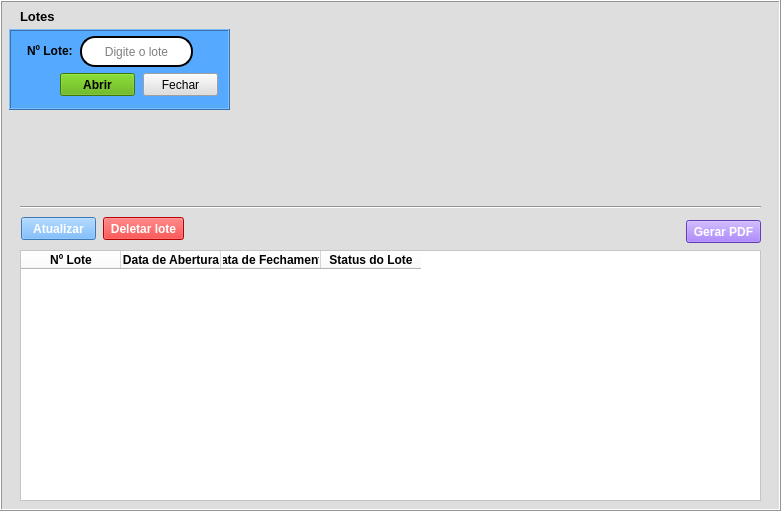
   <widget class="QFrame" name="batch">
    <property name="geometry">
     <rect>
      <x>10</x>
      <y>120</y>
      <width>781</width>
      <height>511</height>
     </rect>
    </property>
    <property name="styleSheet">
     <string notr="true">background-color: rgb(222, 222, 222);</string>
    </property>
    <property name="frameShape">
     <enum>QFrame::Box</enum>
    </property>
    <property name="frameShadow">
     <enum>QFrame::Raised</enum>
    </property>
    <widget class="QLabel" name="label_10">
     <property name="geometry">
      <rect>
       <x>20</x>
       <y>10</y>
       <width>47</width>
       <height>13</height>
      </rect>
     </property>
     <property name="font">
      <font>
       <pointsize>10</pointsize>
       <weight>75</weight>
       <bold>true</bold>
      </font>
     </property>
     <property name="text">
      <string>Lotes</string>
     </property>
    </widget>
    <widget class="QTableWidget" name="tableWidget_4">
     <property name="geometry">
      <rect>
       <x>20</x>
       <y>250</y>
       <width>741</width>
       <height>251</height>
      </rect>
     </property>
     <property name="styleSheet">
      <string notr="true">background-color: rgb(255, 255, 255);</string>
     </property>
     <column>
      <property name="text">
       <string>Nº Lote</string>
      </property>
      <property name="font">
       <font>
        <weight>75</weight>
        <bold>true</bold>
       </font>
      </property>
      <property name="textAlignment">
       <set>AlignCenter</set>
      </property>
     </column>
     <column>
      <property name="text">
       <string>Data de Abertura</string>
      </property>
      <property name="font">
       <font>
        <weight>75</weight>
        <bold>true</bold>
       </font>
      </property>
      <property name="textAlignment">
       <set>AlignCenter</set>
      </property>
     </column>
     <column>
      <property name="text">
       <string>Data de Fechamento</string>
      </property>
      <property name="font">
       <font>
        <weight>75</weight>
        <bold>true</bold>
       </font>
      </property>
      <property name="textAlignment">
       <set>AlignCenter</set>
      </property>
     </column>
     <column>
      <property name="text">
       <string>Status do Lote</string>
      </property>
      <property name="font">
       <font>
        <weight>75</weight>
        <bold>true</bold>
       </font>
      </property>
      <property name="textAlignment">
       <set>AlignCenter</set>
      </property>
     </column>
    </widget>
    <widget class="QLabel" name="label_37">
     <property name="geometry">
      <rect>
       <x>27</x>
       <y>44</y>
       <width>47</width>
       <height>13</height>
      </rect>
     </property>
     <property name="font">
      <font>
       <weight>75</weight>
       <bold>true</bold>
      </font>
     </property>
     <property name="styleSheet">
      <string notr="true">background-color: rgb(85, 170, 255);</string>
     </property>
     <property name="text">
      <string>Nº Lote:</string>
     </property>
    </widget>
    <widget class="QLineEdit" name="lineEdit_9">
     <property name="geometry">
      <rect>
       <x>80</x>
       <y>36</y>
       <width>113</width>
       <height>31</height>
      </rect>
     </property>
     <property name="styleSheet">
      <string notr="true">background-color: rgb(255, 255, 255);
border-radius: 15px;
border-style: outset;
border-width: 2px;</string>
     </property>
     <property name="alignment">
      <set>Qt::AlignCenter</set>
     </property>
     <property name="placeholderText">
      <string>Digite o lote</string>
     </property>
    </widget>
    <widget class="QPushButton" name="pushButton_9">
     <property name="geometry">
      <rect>
       <x>60</x>
       <y>73</y>
       <width>75</width>
       <height>23</height>
      </rect>
     </property>
     <property name="font">
      <font>
       <weight>75</weight>
       <bold>true</bold>
      </font>
     </property>
     <property name="styleSheet">
      <string notr="true">background-color: rgb(85, 170, 0);</string>
     </property>
     <property name="text">
      <string>Abrir</string>
     </property>
    </widget>
    <widget class="QPushButton" name="pushButton_10">
     <property name="geometry">
      <rect>
       <x>143</x>
       <y>73</y>
       <width>75</width>
       <height>23</height>
      </rect>
     </property>
     <property name="text">
      <string>Fechar</string>
     </property>
    </widget>
    <widget class="QPushButton" name="pushButton_11">
     <property name="geometry">
      <rect>
       <x>21</x>
       <y>217</y>
       <width>75</width>
       <height>23</height>
      </rect>
     </property>
     <property name="font">
      <font>
       <weight>75</weight>
       <bold>true</bold>
      </font>
     </property>
     <property name="styleSheet">
      <string notr="true">background-color: rgb(85, 170, 255);
color: rgb(255, 255, 255);</string>
     </property>
     <property name="text">
      <string>Atualizar</string>
     </property>
    </widget>
    <widget class="QFrame" name="frame_3">
     <property name="geometry">
      <rect>
       <x>9</x>
       <y>29</y>
       <width>221</width>
       <height>81</height>
      </rect>
     </property>
     <property name="styleSheet">
      <string notr="true">background-color: rgb(85, 170, 255);</string>
     </property>
     <property name="frameShape">
      <enum>QFrame::Box</enum>
     </property>
     <property name="frameShadow">
      <enum>QFrame::Raised</enum>
     </property>
    </widget>
    <widget class="QPushButton" name="pushButton_12">
     <property name="geometry">
      <rect>
       <x>103</x>
       <y>217</y>
       <width>81</width>
       <height>23</height>
      </rect>
     </property>
     <property name="font">
      <font>
       <weight>75</weight>
       <bold>true</bold>
      </font>
     </property>
     <property name="styleSheet">
      <string notr="true">background-color: rgb(255, 0, 0);
color: rgb(255, 255, 255);</string>
     </property>
     <property name="text">
      <string>Deletar lote</string>
     </property>
    </widget>
    <widget class="Line" name="line_10">
     <property name="geometry">
      <rect>
       <x>20</x>
       <y>199</y>
       <width>741</width>
       <height>16</height>
      </rect>
     </property>
     <property name="orientation">
      <enum>Qt::Horizontal</enum>
     </property>
    </widget>
    <widget class="QLabel" name="label_38">
     <property name="geometry">
      <rect>
       <x>20</x>
       <y>120</y>
       <width>381</width>
       <height>16</height>
      </rect>
     </property>
     <property name="font">
      <font>
       <pointsize>10</pointsize>
       <weight>75</weight>
       <bold>true</bold>
      </font>
     </property>
     <property name="text">
      <string/>
     </property>
    </widget>
    <widget class="QPushButton" name="pushButton_22">
     <property name="geometry">
      <rect>
       <x>686</x>
       <y>220</y>
       <width>75</width>
       <height>23</height>
      </rect>
     </property>
     <property name="font">
      <font>
       <weight>75</weight>
       <bold>true</bold>
      </font>
     </property>
     <property name="styleSheet">
      <string notr="true">background-color: rgb(139, 85, 255);
color: rgb(255, 255, 255);</string>
     </property>
     <property name="text">
      <string>Gerar PDF</string>
     </property>
    </widget>
    <zorder>label_10</zorder>
    <zorder>tableWidget_4</zorder>
    <zorder>pushButton_11</zorder>
    <zorder>frame_3</zorder>
    <zorder>pushButton_10</zorder>
    <zorder>pushButton_9</zorder>
    <zorder>lineEdit_9</zorder>
    <zorder>label_37</zorder>
    <zorder>pushButton_12</zorder>
    <zorder>line_10</zorder>
    <zorder>label_38</zorder>
    <zorder>pushButton_22</zorder>
   </widget>
